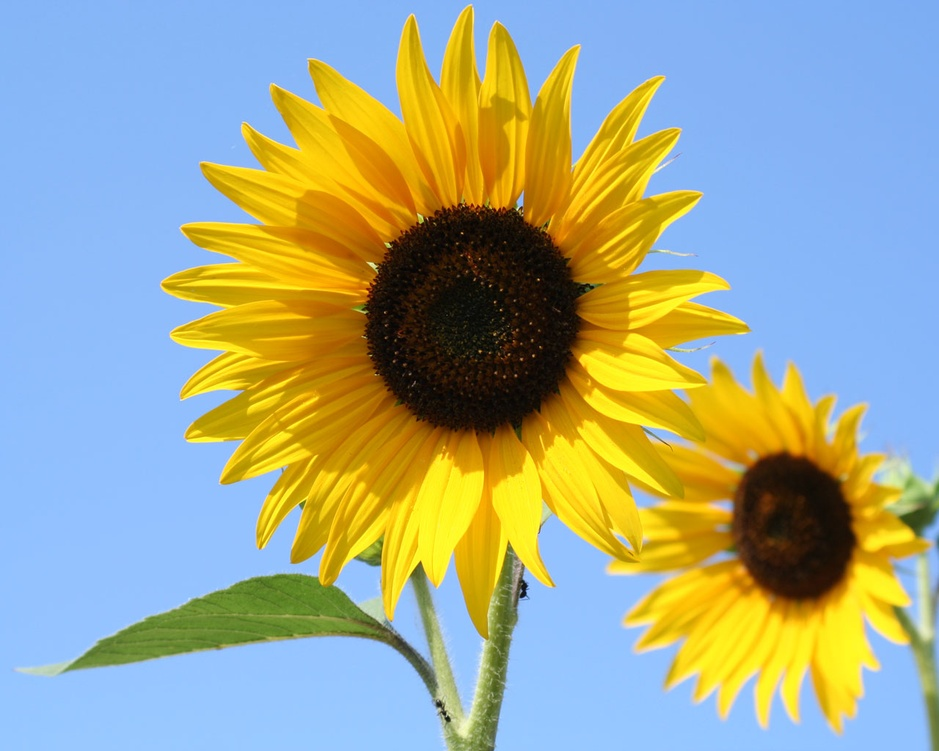
#> input picture sunflower.jpg, 939 x 751 px, shrunk from 1280 x 1024 before the run
$ python Program-5.py
#> lines starting #> are read from the running program, lines starting #| are printed output that depends on the picture; after the words box and inside, x2 and y2 are one past the last pixel; in counts of white or black regions, pixels touching at a corner belong together
#Binary Image-Black and white

import cv2
img=cv2.imread('sunflower.jpg',0)
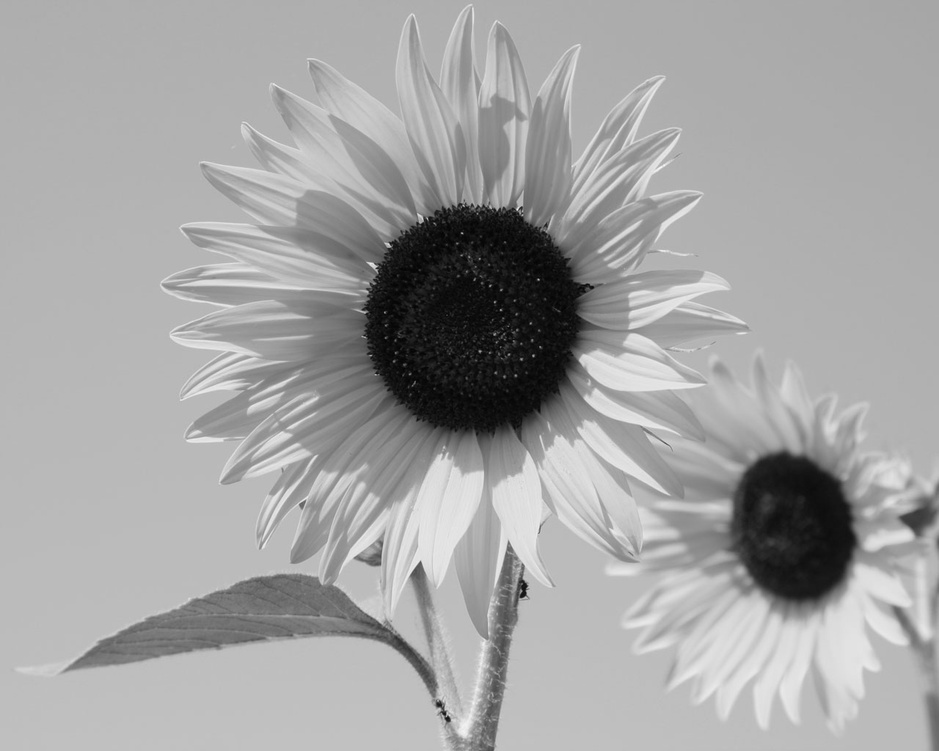
#> img: shape (751, 939); min 2, max 248, mean 163.6
cv2.imshow('GrayScale',img)
cv2.waitKey(1000)
ret,binary=cv2.threshold(img,127,255,cv2.THRESH_BINARY)
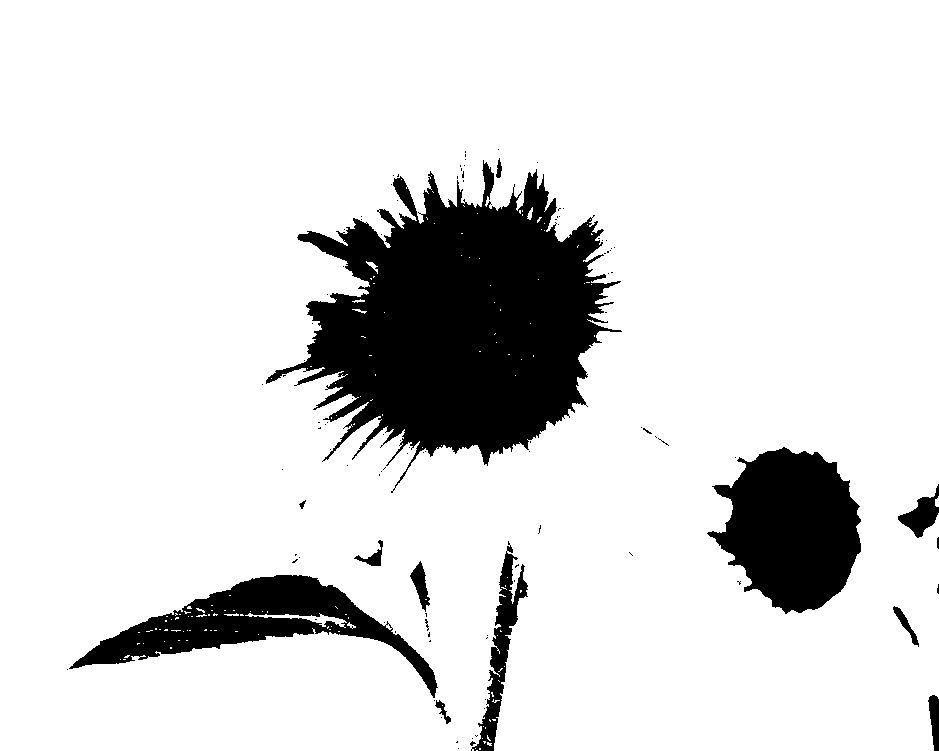
#> binary: shape (751, 939); 86.3% white; 107 black regions (93 under 20 px), largest, box (x1, y1, x2, y2) and area: (266, 160, 622, 493) 60019, (707, 447, 861, 614) 17287, (69, 575, 438, 698) 13422
cv2.imshow('Binary',binary)
cv2.waitKey(0)
cv2.destroyAllWindows()
